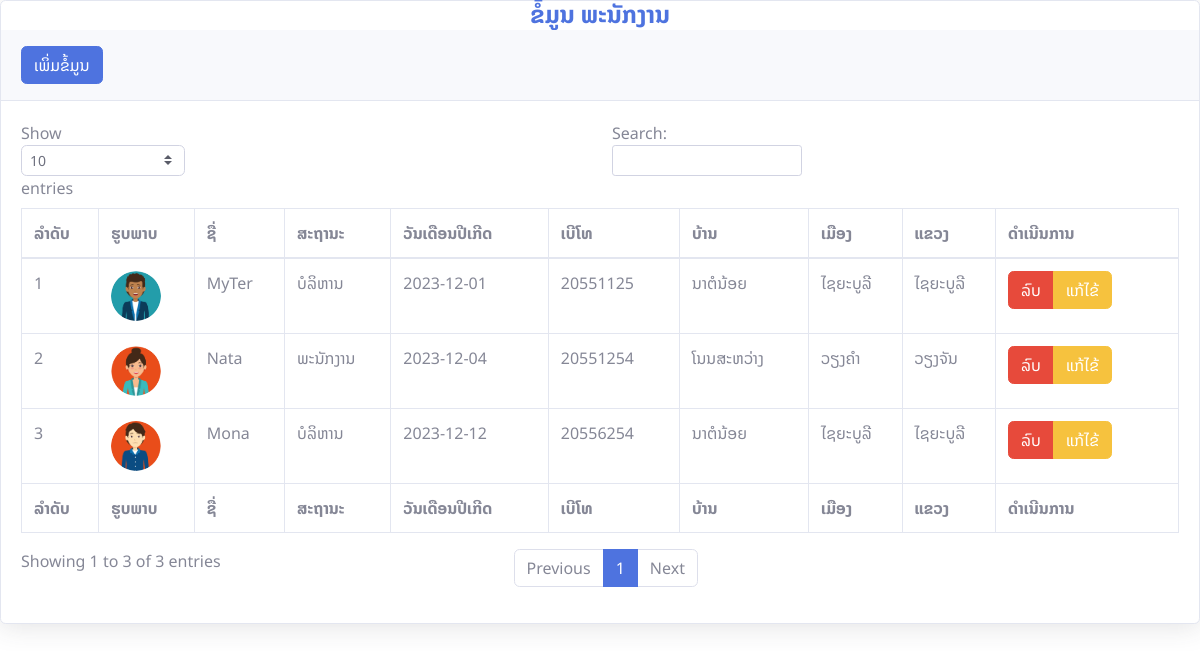
Page /page/user/select_user.php (signed in) on the committed database.
### tables this page shows
CREATE TABLE `users` (
  `us_id` int(100) NOT NULL,
  `img` varchar(255) DEFAULT NULL,
  `us_name` varchar(255) DEFAULT NULL,
  `us_gander` varchar(255) DEFAULT NULL,
  `us_dob` date DEFAULT NULL,
  `us_tel` varchar(255) DEFAULT NULL,
  `username` varchar(100) DEFAULT NULL,
  `password` varchar(100) DEFAULT NULL,
  `us_status` varchar(100) DEFAULT NULL,
  `pro_id` int(100) DEFAULT NULL,
  `dis_id` int(100) DEFAULT NULL,
  `vi_id` int(100) DEFAULT NULL
);

CREATE TABLE `village` (
  `vi_id` int(100) NOT NULL,
  `pro_id` int(100) DEFAULT NULL,
  `dis_id` int(100) DEFAULT NULL,
  `vi_name` varchar(255) DEFAULT NULL,
  `vi_remak` varchar(255) DEFAULT NULL
);

CREATE TABLE `district` (
  `dis_id` int(100) NOT NULL,
  `dis_name` varchar(255) DEFAULT NULL,
  `pro_id` int(100) DEFAULT NULL,
  `dis_remak` varchar(255) DEFAULT NULL
);

CREATE TABLE `province` (
  `pro_id` int(100) NOT NULL,
  `pro_name` varchar(255) DEFAULT NULL,
  `pro_remak` varchar(255) DEFAULT NULL
);

### page/user/select_user.php (the view, shortened to what this page needs)
<?php
require '../../db/connect.php';
$sql = "SELECT * FROM users as p1 INNER JOIN province as p3 ON p1.pro_id = p3.pro_id INNER JOIN district as p4 ON p1.dis_id = p4.dis_id INNER JOIN village as p5 ON p1.vi_id = p5.vi_id ORDER BY p1.us_id DESC;";
$query = mysqli_query($conn, $sql);
?>
<!DOCTYPE html>
<html lang="en">
<head>
    <link href="../../vendor/fontawesome-free/css/all.min.css" rel="stylesheet" type="text/css" />
    <link rel="stylesheet" href="../../vendor/bootstrap/css/bootstrap.min.css">
    <link href="../../css/sb-admin-2.min.css" rel="stylesheet" />
</head>
<body id="page-top">
    <div class="my-auto">
        <div class="card shadow mb-4">
            <h6 class="m-0 font-weight-bold w-100 text-center fs-4 text-primary">ຂໍ້ມູນ ພະນັກງານ</h6>
            <div class="card-header py-3">
                <a href="form_user.php" class="btn btn-primary ">ເພິ່ມຂໍ້ມູນ</a>
            </div>
            <div class="card-body">
                <div class="table-responsive">
                    <table class="table table-bordered" id="dataTable" width="100%" cellspacing="0">
                        <thead>
                            <tr>
                                <th>ລຳດັບ</th>
                                <th>ຮູບພາບ</th>
                                <th>ຊື່</th>
                                <th>ສະຖານະ</th>
                                <th>ວັນເດືອນປີເກີດ</th>
                                <th>ເບີໂທ</th>
                                <th>ບ້ານ</th>
                                <th>ເມືອງ</th>
                                <th>ແຂວງ</th>
                                <th>ດຳເນີນການ</th>
                            </tr>
                        </thead>
                        <tfoot>
                            <tr>
                                <th>ລຳດັບ</th>
                                <th>ຮູບພາບ</th>
                                <th>ຊື່</th>
                                <th>ສະຖານະ</th>
                                <th>ວັນເດືອນປີເກີດ</th>
                                <th>ເບີໂທ</th>
                                <th>ບ້ານ</th>
                                <th>ເມືອງ</th>
                                <th>ແຂວງ</th>
                                <th>ດຳເນີນການ</th>
                            </tr>
                        </tfoot>
                        <tbody>
                            <?php
                            $number = 1;
                            while ($row = mysqli_fetch_assoc($query)) { ?>
                                <tr>
                                    <td>
                                        <?php echo $number++ ?>
                                    </td>
                                    <td>
                                        <img class="img-profile rounded-circle" width="50" height="50"
                                            src="../../img/<?php echo $row['img'] ?>" alt="user">
                                    </td>
                                    <td>
                                        <?php echo $row['us_name'] ?>
                                    </td>
                                    <td>
                                        <?php if ($row['us_status'] == 'admin') {
                                            echo "ບໍລິຫານ";
                                        } else {
                                            echo "ພະນັກງານ";
                                        } ?>
                                    </td>
                                    <td>
                                        <?php echo $row['us_dob'] ?>
                                    </td>
                                    <td>
                                        <?php echo $row['us_tel'] ?>
                                    </td>
                                    <td>
                                        <?php echo $row['vi_name'] ?>
                                    </td>
                                    <td>
                                        <?php echo $row['dis_name'] ?>
                                    </td>
                                    <td>
                                        <?php echo $row['pro_name'] ?>
                                    </td>
                                    <td>
                                        <div class="btn-group" role="group" aria-label="Basic mixed styles example">
                                            <button type="button" class="btn btn-danger delete"
                                                id="<?php echo $row['us_id'] ?>">ລົບ</button>
                                            <a class="btn btn-warning"
                                                href="select_update_user.php?select_id=<?php echo $row['us_id'] ?>">ແກ້ໄຂ້</a>
                                        </div>
                                    </td>
                                </tr>
                            <?php } ?>
                        </tbody>
                    </table>
                </div>
            </div>
        </div>
    </div>
</body>
</html>

### page/user/select_user.php (style rules this page uses)
body { font-family: "NotoSansLao", sans-serif; }

### rows in the picture
users: img (picture), us_name "MyTer", us_status "ບໍລິຫານ", us_dob "2023-12-01", us_tel "20551125", vi.vi_name "ນາຕໍນ້ອຍ", dis.dis_name "ໄຊຍະບູລີ", pro.pro_name "ໄຊຍະບູລີ"
users: img (picture), us_name "Nata", us_status "ພະນັກງານ", us_dob "2023-12-04", us_tel "20551254", vi.vi_name "ໂນນສະຫວ່າງ", dis.dis_name "ວຽງຄຳ", pro.pro_name "ວຽງຈັນ"
users: img (picture), us_name "Mona", us_status "ບໍລິຫານ", us_dob "2023-12-12", us_tel "20556254", vi.vi_name "ນາຕໍນ້ອຍ", dis.dis_name "ໄຊຍະບູລີ", pro.pro_name "ໄຊຍະບູລີ"
